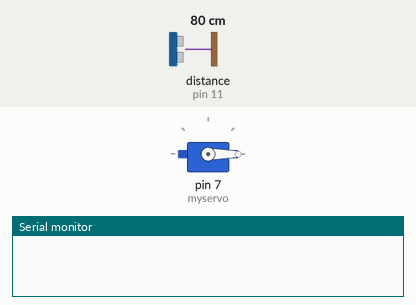
The sketch below on a simulated Arduino Uno, built with avr-gcc and run on an emulated ATmega328P. Shown: servo, the last lines printed to the serial monitor. The inputs (shaded band) are chosen by the test bench; at power-on: distance to the obstacle (sensor on pin 11) 80 cm. The echo pulse lasts 58.3 µs per cm.

Above: at 0.05 s.
At 0.3 s:
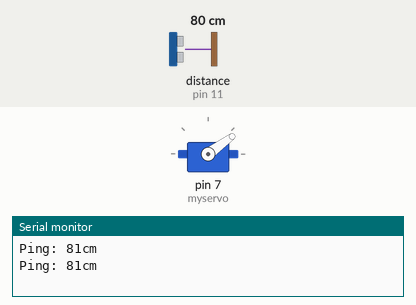
At 0.6 s:
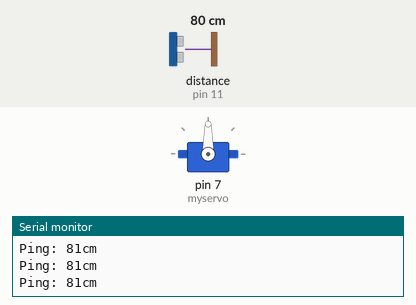
At 1.2 s:
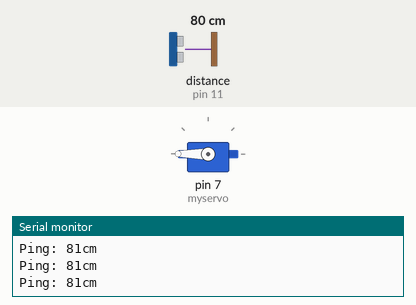
Timing chart, 0 to 5.5 s (numbered marks = the images above):
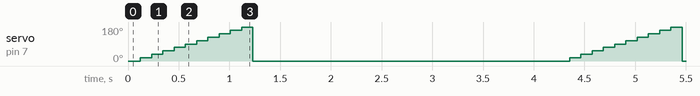

The sketch:

B_.ino
```cpp
#include <Servo.h>
#include <NewPing.h>

#define TRIGGER_PIN  10
#define ECHO_PIN     11
#define MAX_DISTANCE 200

    Servo myservo;  // create servo object to control a servo
    int enyakinpalyaco = 500;
    int pos = 500;
    NewPing sonar(TRIGGER_PIN, ECHO_PIN, MAX_DISTANCE);


void setup() {
    myservo.attach(7);  // attaches the servo on pin 9 to the servo object
    Serial.begin(115200);
}

void loop() {
  pos = 200;
  enyakinpalyaco = 1000;
  for (int i = 0; i <= 180; i = i + 18)
  {
    myservo.write(i);
    delay(100);

      Serial.print("Ping: ");
      Serial.print(sonar.ping_cm());
      Serial.println("cm");

  if (sonar.ping_cm() < enyakinpalyaco && sonar.ping_cm() != 0 )
  {
     enyakinpalyaco = sonar.ping_cm();
     pos = i;
}
 }
   myservo.write(pos);
   delay(3000);

}
```

Measured:
- by itself, servo on pin 7 (myservo): repeats every 4.2 s: 36° 0.11 s, 54° 0.11 s, 72° 0.11 s, 90° 0.11 s, 108° 0.11 s, 126° 0.11 s, 144° 0.11 s, 162° 0.11 s, 180° 0.11 s, 0° 3.1 s, 18° 0.11 s
